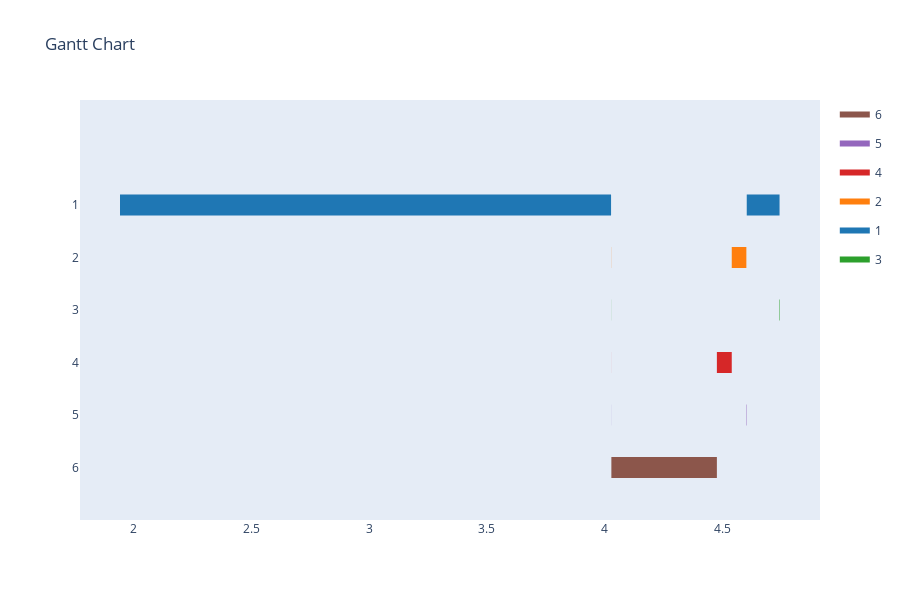

The notebook cell saved with this chart:
### Code cell
import plotly.figure_factory as ff

dicts = []
with open("C:/Users/brush/Desktop/bigger.log") as fin:
    lines = fin.readlines()
    
    current_start_time = -1
    current_id = -1
    
    for line in lines:
        bits = line.split('\t')
        subbits = bits[2].split('|')
        
        read_time = float(bits[1])
        read_id = subbits[2]
        
        if current_start_time == -1:
            current_start_time = read_time
            current_id = read_id
        elif current_id != read_id:
            dicts.append(dict(Task=current_id, Start=current_start_time, Finish=read_time, Resource=current_id))
            
            current_start_time = read_time
            current_id = read_id

fig = ff.create_gantt(dicts, index_col='Resource', show_colorbar=True,
                      group_tasks=True)
fig.update_layout(xaxis_type='linear')
fig.show()

### Figure 1 — Plotly figure (JSON) as saved in the notebook; plotly's stock layout.template omitted (floating-point values rounded to 4 significant figures)
{"data": [{"fill": "toself", "fillcolor": "rgb(140, 86, 75)", "hoverinfo": "name", "legendgroup": "rgb(140, 86, 75)", "mode": "none", "name": "6", "showlegend": true, "type": "scatter", "x": [4.028, 4.476, 4.476, 4.028], "y": [-0.2, -0.2, 0.2, 0.2]}, {"fill": "toself", "fillcolor": "rgb(148, 103, 189)", "hoverinfo": "name", "legendgroup": "rgb(148, 103, 189)", "mode": "none", "name": "5", "showlegend": true, "type": "scatter", "x": [4.028, 4.028, 4.028, 4.028, 4.028, 4.601, 4.603, 4.603, 4.601], "y": [0.8, 0.8, 1.2, 1.2, null, 0.8, 0.8, 1.2, 1.2]}, {"fill": "toself", "fillcolor": "rgb(214, 39, 40)", "hoverinfo": "name", "legendgroup": "rgb(214, 39, 40)", "mode": "none", "name": "4", "showlegend": true, "type": "scatter", "x": [4.028, 4.028, 4.028, 4.028, 4.028, 4.476, 4.539, 4.539, 4.476], "y": [1.8, 1.8, 2.2, 2.2, null, 1.8, 1.8, 2.2, 2.2]}, {"fill": "toself", "fillcolor": "rgb(255, 127, 14)", "hoverinfo": "name", "legendgroup": "rgb(255, 127, 14)", "mode": "none", "name": "2", "showlegend": true, "type": "scatter", "x": [4.027, 4.027, 4.027, 4.027, 4.027, 4.539, 4.601, 4.601, 4.539], "y": [3.8, 3.8, 4.2, 4.2, null, 3.8, 3.8, 4.2, 4.2]}, {"fill": "toself", "fillcolor": "rgb(31, 119, 180)", "hoverinfo": "name", "legendgroup": "rgb(31, 119, 180)", "mode": "none", "name": "1", "showlegend": true, "type": "scatter", "x": [1.943, 4.027, 4.027, 1.943, 1.943, 4.603, 4.742, 4.742, 4.603], "y": [4.8, 4.8, 5.2, 5.2, null, 4.8, 4.8, 5.2, 5.2]}, {"fill": "toself", "fillcolor": "rgb(44, 160, 44)", "hoverinfo": "name", "legendgroup": "rgb(44, 160, 44)", "mode": "none", "name": "3", "showlegend": true, "type": "scatter", "x": [4.027, 4.028, 4.028, 4.027, 4.027, 4.742, 4.744, 4.744, 4.742], "y": [2.8, 2.8, 3.2, 3.2, null, 2.8, 2.8, 3.2, 3.2]}, {"legendgroup": "rgb(140, 86, 75)", "marker": {"color": "rgb(140, 86, 75)", "opacity": 0, "size": 1}, "mode": "markers", "name": "", "showlegend": false, "text": [null, null], "type": "scatter", "x": [4.028, 4.476], "y": [0, 0]}, {"legendgroup": "rgb(148, 103, 189)", "marker": {"color": "rgb(148, 103, 189)", "opacity": 0, "size": 1}, "mode": "markers", "name": "", "showlegend": false, "text": [null, null, null, null], "type": "scatter", "x": [4.028, 4.028, 4.601, 4.603], "y": [1, 1, 1, 1]}, {"legendgroup": "rgb(214, 39, 40)", "marker": {"color": "rgb(214, 39, 40)", "opacity": 0, "size": 1}, "mode": "markers", "name": "", "showlegend": false, "text": [null, null, null, null], "type": "scatter", "x": [4.028, 4.028, 4.476, 4.539], "y": [2, 2, 2, 2]}, {"legendgroup": "rgb(255, 127, 14)", "marker": {"color": "rgb(255, 127, 14)", "opacity": 0, "size": 1}, "mode": "markers", "name": "", "showlegend": false, "text": [null, null, null, null], "type": "scatter", "x": [4.027, 4.027, 4.539, 4.601], "y": [4, 4, 4, 4]}, {"legendgroup": "rgb(31, 119, 180)", "marker": {"color": "rgb(31, 119, 180)", "opacity": 0, "size": 1}, "mode": "markers", "name": "", "showlegend": false, "text": [null, null, null, null], "type": "scatter", "x": [1.943, 4.027, 4.603, 4.742], "y": [5, 5, 5, 5]}, {"legendgroup": "rgb(44, 160, 44)", "marker": {"color": "rgb(44, 160, 44)", "opacity": 0, "size": 1}, "mode": "markers", "name": "", "showlegend": false, "text": [null, null, null, null], "type": "scatter", "x": [4.027, 4.028, 4.742, 4.744], "y": [3, 3, 3, 3]}], "layout": {"height": 600, "hovermode": "closest", "showlegend": true, "title": {"text": "Gantt Chart"}, "xaxis": {"rangeselector": {"buttons": [{"count": 7, "label": "1w", "step": "day", "stepmode": "backward"}, {"count": 1, "label": "1m", "step": "month", "stepmode": "backward"}, {"count": 6, "label": "6m", "step": "month", "stepmode": "backward"}, {"count": 1, "label": "YTD", "step": "year", "stepmode": "todate"}, {"count": 1, "label": "1y", "step": "year", "stepmode": "backward"}, {"step": "all"}]}, "showgrid": false, "type": "linear", "zeroline": false}, "yaxis": {"autorange": false, "range": [-1, 7], "showgrid": false, "ticktext": ["6", "5", "4", "3", "2", "1"], "tickvals": [0, 1, 2, 3, 4, 5], "zeroline": false}}}
